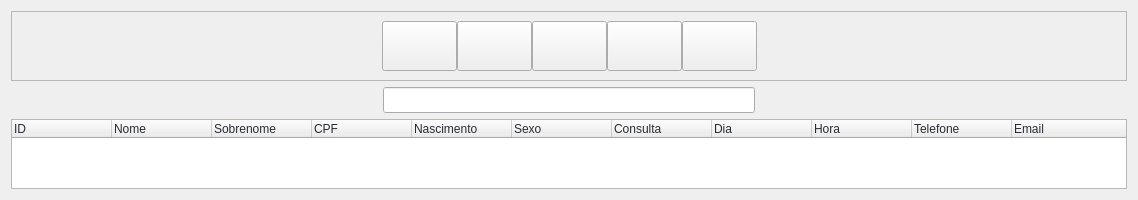
                     <widget class="QWidget" name="clientPage">
                      <layout class="QVBoxLayout" name="verticalLayout_8">
                       <item>
                        <widget class="QFrame" name="clientMenu">
                         <property name="minimumSize">
                          <size>
                           <width>0</width>
                           <height>70</height>
                          </size>
                         </property>
                         <property name="frameShape">
                          <enum>QFrame::StyledPanel</enum>
                         </property>
                         <property name="frameShadow">
                          <enum>QFrame::Raised</enum>
                         </property>
                         <layout class="QHBoxLayout" name="horizontalLayout_8">
                          <item>
                           <spacer name="horizontalSpacer">
                            <property name="orientation">
                             <enum>Qt::Horizontal</enum>
                            </property>
                            <property name="sizeHint" stdset="0">
                             <size>
                              <width>40</width>
                              <height>20</height>
                             </size>
                            </property>
                           </spacer>
                          </item>
                          <item>
                           <layout class="QGridLayout" name="gridLayout_3">
                            <item row="1" column="0">
                             <layout class="QHBoxLayout" name="horizontalLayout_7">
                              <property name="spacing">
                               <number>0</number>
                              </property>
                              <item>
                               <widget class="QPushButton" name="addBtn">
                                <property name="minimumSize">
                                 <size>
                                  <width>75</width>
                                  <height>50</height>
                                 </size>
                                </property>
                                <property name="cursor">
                                 <cursorShape>PointingHandCursor</cursorShape>
                                </property>
                                <property name="toolTip">
                                 <string>Adicionar</string>
                                </property>
                                <property name="styleSheet">
                                 <string notr="true">image: url(:/icons/images/icons/cil-user-follow.png);</string>
                                </property>
                                <property name="text">
                                 <string/>
                                </property>
                               </widget>
                              </item>
                              <item>
                               <widget class="QPushButton" name="delBtn">
                                <property name="minimumSize">
                                 <size>
                                  <width>75</width>
                                  <height>50</height>
                                 </size>
                                </property>
                                <property name="cursor">
                                 <cursorShape>PointingHandCursor</cursorShape>
                                </property>
                                <property name="toolTip">
                                 <string>Deletar</string>
                                </property>
                                <property name="styleSheet">
                                 <string notr="true">image: url(:/icons/images/icons/cil-user-unfollow.png);</string>
                                </property>
                                <property name="text">
                                 <string/>
                                </property>
                               </widget>
                              </item>
                              <item>
                               <widget class="QPushButton" name="editBtn">
                                <property name="minimumSize">
                                 <size>
                                  <width>75</width>
                                  <height>50</height>
                                 </size>
                                </property>
                                <property name="cursor">
                                 <cursorShape>PointingHandCursor</cursorShape>
                                </property>
                                <property name="toolTip">
                                 <string>Editar</string>
                                </property>
                                <property name="styleSheet">
                                 <string notr="true">image: url(:/icons/images/icons/cil-pencil.png);
</string>
                                </property>
                                <property name="text">
                                 <string/>
                                </property>
                               </widget>
                              </item>
                              <item>
                               <widget class="QPushButton" name="scheduleBtn">
                                <property name="minimumSize">
                                 <size>
                                  <width>75</width>
                                  <height>50</height>
                                 </size>
                                </property>
                                <property name="toolTip">
                                 <string>Marcar | Remarcar | Cancelar</string>
                                </property>
                                <property name="styleSheet">
                                 <string notr="true">image: url(:/icons/images/icons/cil-calendar-check.png);</string>
                                </property>
                                <property name="text">
                                 <string/>
                                </property>
                               </widget>
                              </item>
                              <item>
                               <widget class="QPushButton" name="reloadBtn">
                                <property name="minimumSize">
                                 <size>
                                  <width>75</width>
                                  <height>50</height>
                                 </size>
                                </property>
                                <property name="toolTip">
                                 <string>Atualizar</string>
                                </property>
                                <property name="styleSheet">
                                 <string notr="true">image: url(:/icons/images/icons/cil-loop-circular.png);</string>
                                </property>
                                <property name="text">
                                 <string/>
                                </property>
                               </widget>
                              </item>
                             </layout>
                            </item>
                           </layout>
                          </item>
                          <item>
                           <spacer name="horizontalSpacer_2">
                            <property name="orientation">
                             <enum>Qt::Horizontal</enum>
                            </property>
                            <property name="sizeHint" stdset="0">
                             <size>
                              <width>40</width>
                              <height>20</height>
                             </size>
                            </property>
                           </spacer>
                          </item>
                         </layout>
                        </widget>
                       </item>
                       <item>
                        <layout class="QHBoxLayout" name="horizontalLayout_6">
                         <item>
                          <spacer name="horizontalSpacer_3">
                           <property name="orientation">
                            <enum>Qt::Horizontal</enum>
                           </property>
                           <property name="sizeHint" stdset="0">
                            <size>
                             <width>40</width>
                             <height>20</height>
                            </size>
                           </property>
                          </spacer>
                         </item>
                         <item>
                          <widget class="QLineEdit" name="searchBox">
                           <property name="minimumSize">
                            <size>
                             <width>370</width>
                             <height>26</height>
                            </size>
                           </property>
                           <property name="maximumSize">
                            <size>
                             <width>375</width>
                             <height>16777215</height>
                            </size>
                           </property>
                           <property name="text">
                            <string/>
                           </property>
                          </widget>
                         </item>
                         <item>
                          <spacer name="horizontalSpacer_4">
                           <property name="orientation">
                            <enum>Qt::Horizontal</enum>
                           </property>
                           <property name="sizeHint" stdset="0">
                            <size>
                             <width>40</width>
                             <height>20</height>
                            </size>
                           </property>
                          </spacer>
                         </item>
                        </layout>
                       </item>
                       <item>
                        <widget class="QTableWidget" name="clientsTable">
                         <property name="styleSheet">
                          <string notr="true">color: rgb(40, 44, 52);</string>
                         </property>
                         <property name="sizeAdjustPolicy">
                          <enum>QAbstractScrollArea::AdjustToContents</enum>
                         </property>
                         <property name="editTriggers">
                          <set>QAbstractItemView::NoEditTriggers</set>
                         </property>
                         <property name="selectionMode">
                          <enum>QAbstractItemView::SingleSelection</enum>
                         </property>
                         <property name="selectionBehavior">
                          <enum>QAbstractItemView::SelectRows</enum>
                         </property>
                         <property name="textElideMode">
                          <enum>Qt::ElideNone</enum>
                         </property>
                         <property name="showGrid">
                          <bool>true</bool>
                         </property>
                         <property name="gridStyle">
                          <enum>Qt::SolidLine</enum>
                         </property>
                         <attribute name="horizontalHeaderVisible">
                          <bool>true</bool>
                         </attribute>
                         <attribute name="horizontalHeaderStretchLastSection">
                          <bool>true</bool>
                         </attribute>
                         <attribute name="verticalHeaderVisible">
                          <bool>false</bool>
                         </attribute>
                         <column>
                          <property name="text">
                           <string>ID</string>
                          </property>
                          <property name="textAlignment">
                           <set>AlignLeading|AlignVCenter</set>
                          </property>
                         </column>
                         <column>
                          <property name="text">
                           <string>Nome</string>
                          </property>
                          <property name="textAlignment">
                           <set>AlignLeading|AlignVCenter</set>
                          </property>
                         </column>
                         <column>
                          <property name="text">
                           <string>Sobrenome</string>
                          </property>
                          <property name="textAlignment">
                           <set>AlignLeading|AlignVCenter</set>
                          </property>
                         </column>
                         <column>
                          <property name="text">
                           <string>CPF</string>
                          </property>
                          <property name="textAlignment">
                           <set>AlignLeading|AlignVCenter</set>
                          </property>
                         </column>
                         <column>
                          <property name="text">
                           <string>Nascimento</string>
                          </property>
                          <property name="textAlignment">
                           <set>AlignLeading|AlignVCenter</set>
                          </property>
                         </column>
                         <column>
                          <property name="text">
                           <string>Sexo</string>
                          </property>
                          <property name="textAlignment">
                           <set>AlignLeading|AlignVCenter</set>
                          </property>
                         </column>
                         <column>
                          <property name="text">
                           <string>Consulta</string>
                          </property>
                          <property name="textAlignment">
                           <set>AlignLeading|AlignVCenter</set>
                          </property>
                         </column>
                         <column>
                          <property name="text">
                           <string>Dia</string>
                          </property>
                          <property name="textAlignment">
                           <set>AlignLeading|AlignVCenter</set>
                          </property>
                         </column>
                         <column>
                          <property name="text">
                           <string>Hora</string>
                          </property>
                          <property name="textAlignment">
                           <set>AlignLeading|AlignVCenter</set>
                          </property>
                         </column>
                         <column>
                          <property name="text">
                           <string>Telefone</string>
                          </property>
                          <property name="textAlignment">
                           <set>AlignLeading|AlignVCenter</set>
                          </property>
                         </column>
                         <column>
                          <property name="text">
                           <string>Email</string>
                          </property>
                          <property name="textAlignment">
                           <set>AlignLeading|AlignVCenter</set>
                          </property>
                         </column>
                        </widget>
                       </item>
                      </layout>
                     </widget>
